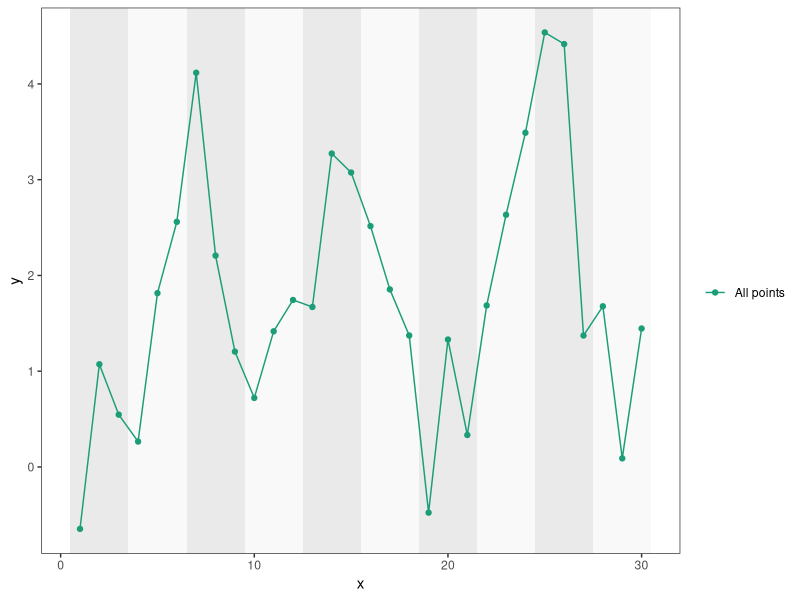
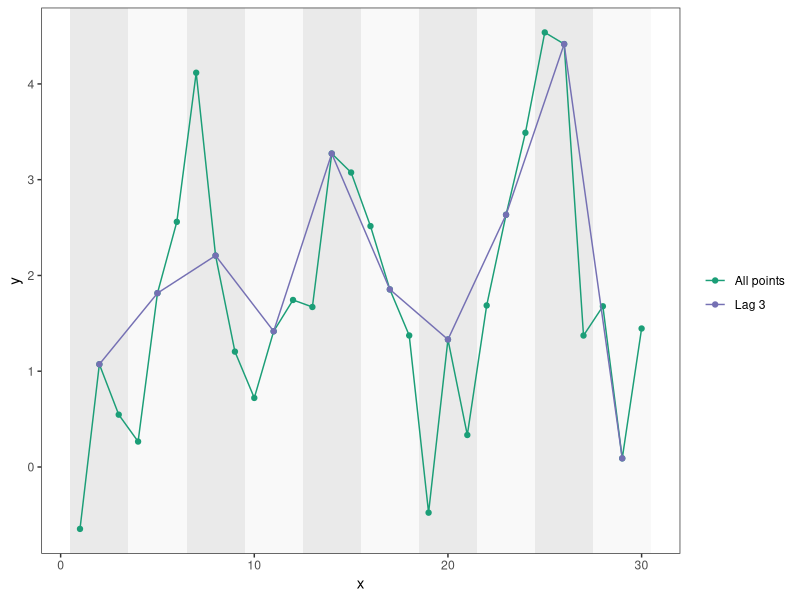
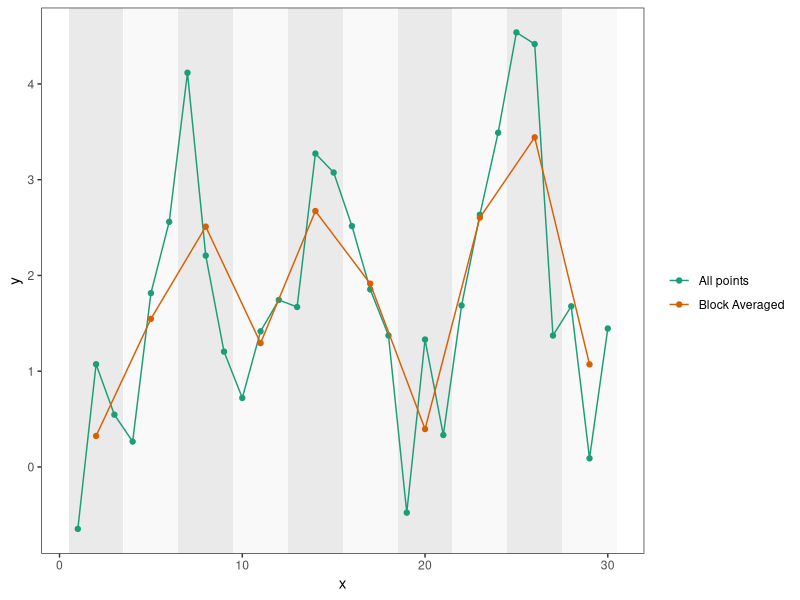
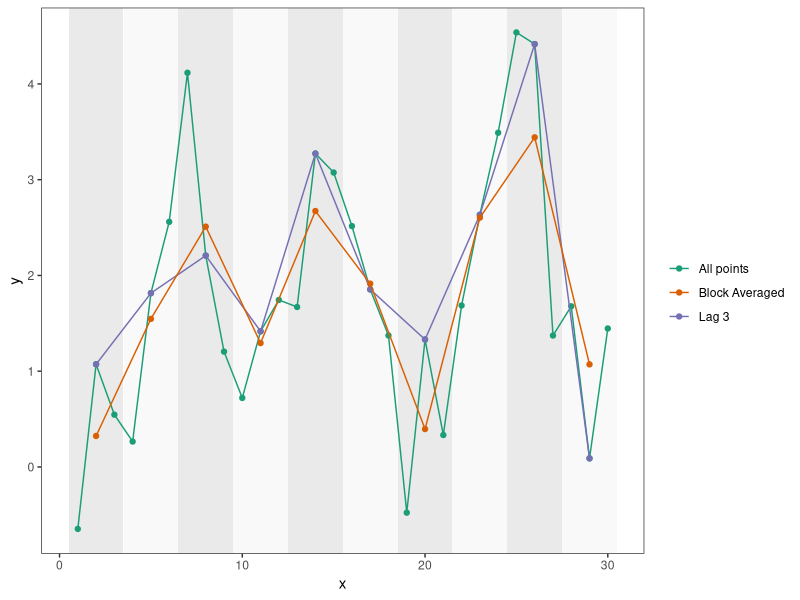
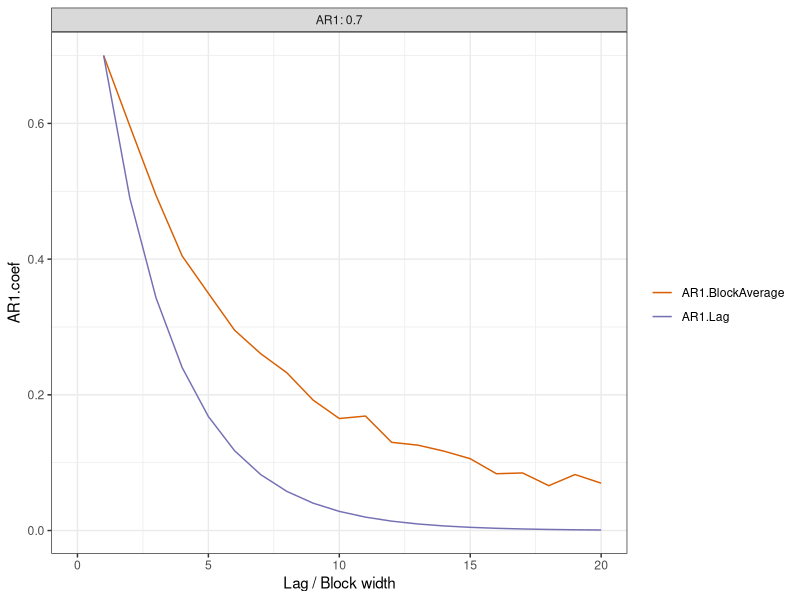

The R script that drew these images, in order:
## ---- chunk 1
knitr::opts_chunk$set(echo = TRUE, dpi = 300, cache = TRUE, autodep = TRUE)
## ---- chunk 2
library(tidyverse)
## ---- chunk 3
BlockAverage <- function(ts1, scale){

  ts2 <- stats::filter(ts1, rep(1/scale, scale))
  ts2 <- ts(ts2[seq(ceiling(scale/2), length(ts2), by = scale)])
  return(ts2)
}

GetARCoef <- function(ts1){
  
  ts1 <- ts1[is.na(ts1) == FALSE]
  
  f1 <- arima0(ts1, order = c(1,0,0))
  return(f1$coef[1])
}

## ---- chunk 4

set.seed(20200818)
n <- 30
dat <- tibble(
  x = 1:n,
  y = as.numeric(arima.sim(list(ar = 0.9), n)),
  p = ifelse(x %in% seq(2, length(x), by = 3), TRUE, FALSE)
)

dat2 <- dat %>%
  do({
    tibble(
      x = seq(2, length(.$y), 3),
      y = BlockAverage(.$y, 3)
    )
  })


rect_left <- seq(0.5, n, by = 3)
rectangles <- data.frame(
  xmin = rect_left,
  xmax = rect_left + 3,
  ymin = -Inf,
  ymax = Inf,
  fill = rep(c("a", "b"), times = length(rect_left)/2)
)

p.all <- dat %>%
  ggplot(aes(x=x, y=y)) +
  scale_colour_manual("", values = c("All points" = "#1b9e77", "Block Averaged" = "#d95f02", "Lag 3" = "#7570b3")) +
  scale_fill_grey() +
  theme_bw() +
  theme(panel.grid = element_blank()) +
  geom_rect(data=rectangles, aes(xmin=xmin, xmax=xmax, ymin=ymin, ymax=ymax, 
                                 fill=fill), alpha=0.1, inherit.aes = F, show.legend = F)+
  geom_point(aes(colour = "All points")) +
  geom_line(aes(colour = "All points")) 

p.sub <- p.all + 
  geom_point(data = filter(dat, p == TRUE), aes(colour = "Lag 3")) +
  geom_line(data = filter(dat, p == TRUE), aes(colour = "Lag 3")) 

p.BA <- p.all  +
  geom_point(data = dat2, aes(colour = "Block Averaged"))+
  geom_line(data = dat2, aes(colour = "Block Averaged"))

p.Both <- p.sub +
  geom_point(data = dat2, aes(colour = "Block Averaged"))+
  geom_line(data = dat2, aes(colour = "Block Averaged")) 

## ---- chunk 5
p.all
## ---- chunk 6
p.sub
## ---- chunk 7
p.BA
## ---- chunk 8
p.Both
## ---- chunk 9
BA.AR1 <- crossing(rep = 1:10, AR1 = c(0.7),
                scl = 1:20) %>%
  group_by(rep, AR1, scl) %>%
  do({
    ts1 <- arima.sim(list(ar = .$AR1), 1e04)
    tibble(
      AR1.Lag = .$AR1^.$scl,
      AR1.BlockAverage = GetARCoef(BlockAverage(ts1, scale = .$scl[1]))
    )
  })

BA.AR1 <- BA.AR1 %>%
  ungroup() %>%
  gather(type, AR1.coef, -scl, -AR1, -rep) %>%
  group_by(type, AR1, scl) %>%
  summarise_if(is.numeric, mean)

fig.BA.AR1 <- BA.AR1 %>%
  ggplot(aes(x = scl, y = AR1.coef, colour = type, group = paste(type, rep))) +
  scale_colour_manual("", values = c("AR1.BlockAverage" = "#d95f02", "AR1.Lag" = "#7570b3")) +
  theme_bw() +
  geom_line() +
  facet_wrap(~AR1, ncol = 1, labeller = label_both) +
  labs(x = "Lag / Block width") +
  expand_limits(x  = 0)


## ---- chunk 10
fig.BA.AR1
